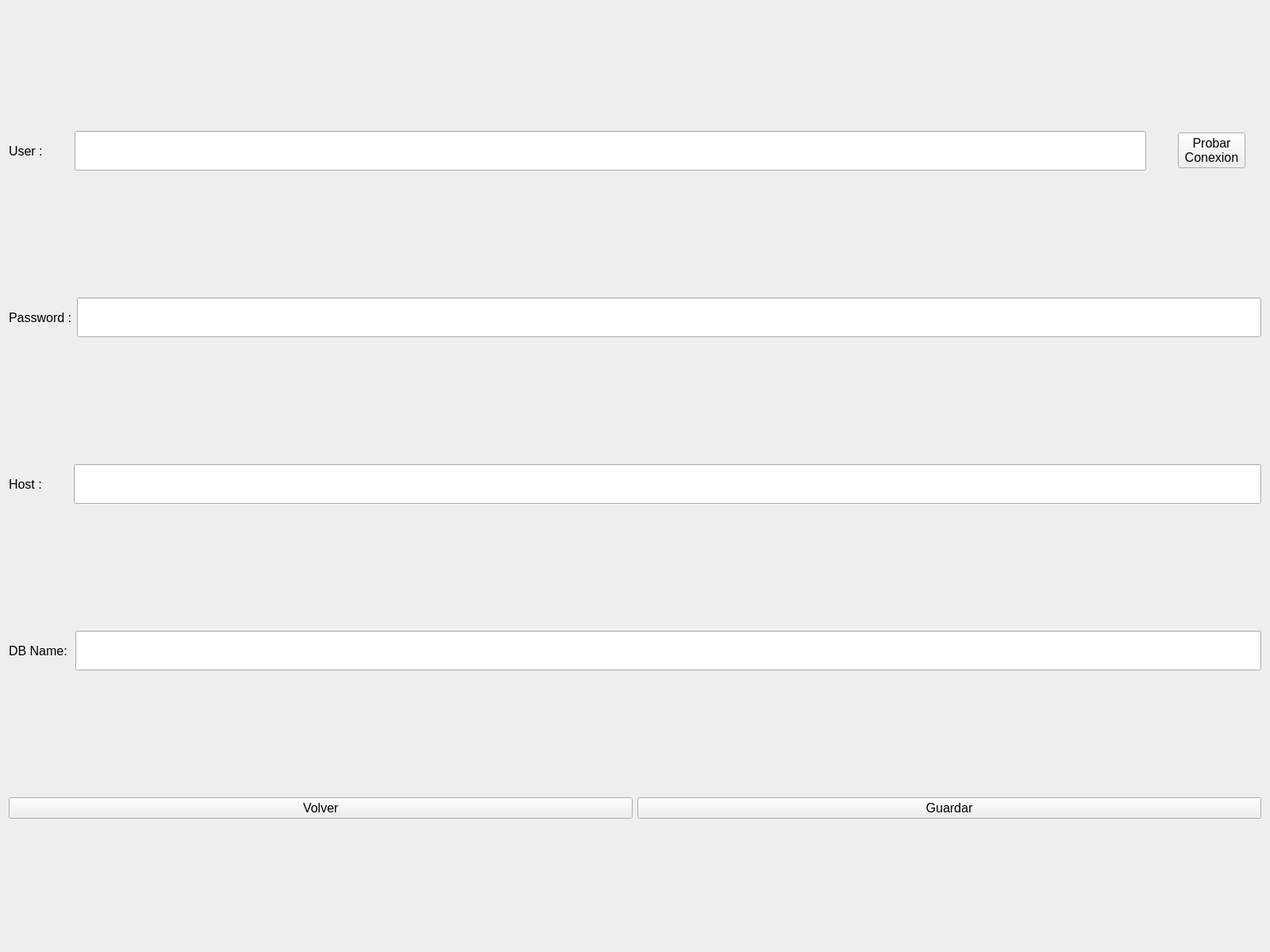
<?xml version="1.0" encoding="UTF-8"?>
<ui version="4.0">
 <class>Form</class>
 <widget class="QWidget" name="Form">
  <property name="geometry">
   <rect>
    <x>0</x>
    <y>0</y>
    <width>1600</width>
    <height>1200</height>
   </rect>
  </property>
  <property name="sizePolicy">
   <sizepolicy hsizetype="Preferred" vsizetype="Preferred">
    <horstretch>0</horstretch>
    <verstretch>0</verstretch>
   </sizepolicy>
  </property>
  <property name="windowTitle">
   <string>Form</string>
  </property>
  <layout class="QVBoxLayout" name="verticalLayout">
   <item>
    <layout class="QHBoxLayout" name="horizontalLayout">
     <property name="spacing">
      <number>40</number>
     </property>
     <property name="rightMargin">
      <number>20</number>
     </property>
     <item>
      <widget class="QLabel" name="label">
       <property name="sizePolicy">
        <sizepolicy hsizetype="Preferred" vsizetype="Preferred">
         <horstretch>0</horstretch>
         <verstretch>0</verstretch>
        </sizepolicy>
       </property>
       <property name="font">
        <font>
         <pointsize>12</pointsize>
        </font>
       </property>
       <property name="text">
        <string>User :</string>
       </property>
      </widget>
     </item>
     <item>
      <widget class="QLineEdit" name="lineEdit">
       <property name="sizePolicy">
        <sizepolicy hsizetype="Expanding" vsizetype="Fixed">
         <horstretch>0</horstretch>
         <verstretch>0</verstretch>
        </sizepolicy>
       </property>
       <property name="minimumSize">
        <size>
         <width>0</width>
         <height>50</height>
        </size>
       </property>
       <property name="font">
        <font>
         <pointsize>12</pointsize>
        </font>
       </property>
      </widget>
     </item>
     <item>
      <widget class="QPushButton" name="pushButton">
       <property name="font">
        <font>
         <pointsize>12</pointsize>
        </font>
       </property>
       <property name="text">
        <string>Probar 
 Conexion </string>
       </property>
      </widget>
     </item>
    </layout>
   </item>
   <item>
    <layout class="QHBoxLayout" name="horizontalLayout_2">
     <item>
      <widget class="QLabel" name="label_2">
       <property name="sizePolicy">
        <sizepolicy hsizetype="Preferred" vsizetype="Preferred">
         <horstretch>0</horstretch>
         <verstretch>0</verstretch>
        </sizepolicy>
       </property>
       <property name="font">
        <font>
         <pointsize>12</pointsize>
        </font>
       </property>
       <property name="text">
        <string>Password :</string>
       </property>
      </widget>
     </item>
     <item>
      <widget class="QLineEdit" name="lineEdit_2">
       <property name="sizePolicy">
        <sizepolicy hsizetype="Expanding" vsizetype="Fixed">
         <horstretch>0</horstretch>
         <verstretch>0</verstretch>
        </sizepolicy>
       </property>
       <property name="minimumSize">
        <size>
         <width>0</width>
         <height>50</height>
        </size>
       </property>
       <property name="font">
        <font>
         <pointsize>12</pointsize>
        </font>
       </property>
      </widget>
     </item>
    </layout>
   </item>
   <item>
    <layout class="QHBoxLayout" name="horizontalLayout_3">
     <property name="spacing">
      <number>40</number>
     </property>
     <item>
      <widget class="QLabel" name="label_3">
       <property name="sizePolicy">
        <sizepolicy hsizetype="Preferred" vsizetype="Preferred">
         <horstretch>0</horstretch>
         <verstretch>0</verstretch>
        </sizepolicy>
       </property>
       <property name="font">
        <font>
         <pointsize>12</pointsize>
        </font>
       </property>
       <property name="text">
        <string>Host :</string>
       </property>
      </widget>
     </item>
     <item>
      <widget class="QLineEdit" name="lineEdit_3">
       <property name="sizePolicy">
        <sizepolicy hsizetype="Expanding" vsizetype="Fixed">
         <horstretch>0</horstretch>
         <verstretch>0</verstretch>
        </sizepolicy>
       </property>
       <property name="minimumSize">
        <size>
         <width>0</width>
         <height>50</height>
        </size>
       </property>
       <property name="font">
        <font>
         <pointsize>12</pointsize>
        </font>
       </property>
      </widget>
     </item>
    </layout>
   </item>
   <item>
    <layout class="QHBoxLayout" name="horizontalLayout_4">
     <property name="spacing">
      <number>10</number>
     </property>
     <item>
      <widget class="QLabel" name="label_4">
       <property name="sizePolicy">
        <sizepolicy hsizetype="Preferred" vsizetype="Preferred">
         <horstretch>0</horstretch>
         <verstretch>0</verstretch>
        </sizepolicy>
       </property>
       <property name="font">
        <font>
         <pointsize>12</pointsize>
        </font>
       </property>
       <property name="text">
        <string>DB Name:</string>
       </property>
      </widget>
     </item>
     <item>
      <widget class="QLineEdit" name="lineEdit_4">
       <property name="sizePolicy">
        <sizepolicy hsizetype="Expanding" vsizetype="Fixed">
         <horstretch>0</horstretch>
         <verstretch>0</verstretch>
        </sizepolicy>
       </property>
       <property name="minimumSize">
        <size>
         <width>0</width>
         <height>50</height>
        </size>
       </property>
       <property name="font">
        <font>
         <pointsize>12</pointsize>
        </font>
       </property>
      </widget>
     </item>
    </layout>
   </item>
   <item>
    <layout class="QHBoxLayout" name="horizontalLayout_5">
     <item>
      <widget class="QPushButton" name="pushButton_2">
       <property name="font">
        <font>
         <pointsize>12</pointsize>
        </font>
       </property>
       <property name="text">
        <string>Volver</string>
       </property>
      </widget>
     </item>
     <item>
      <widget class="QPushButton" name="pushButton_3">
       <property name="font">
        <font>
         <pointsize>12</pointsize>
        </font>
       </property>
       <property name="text">
        <string>Guardar</string>
       </property>
      </widget>
     </item>
    </layout>
   </item>
  </layout>
 </widget>
 <resources/>
 <connections/>
</ui>
